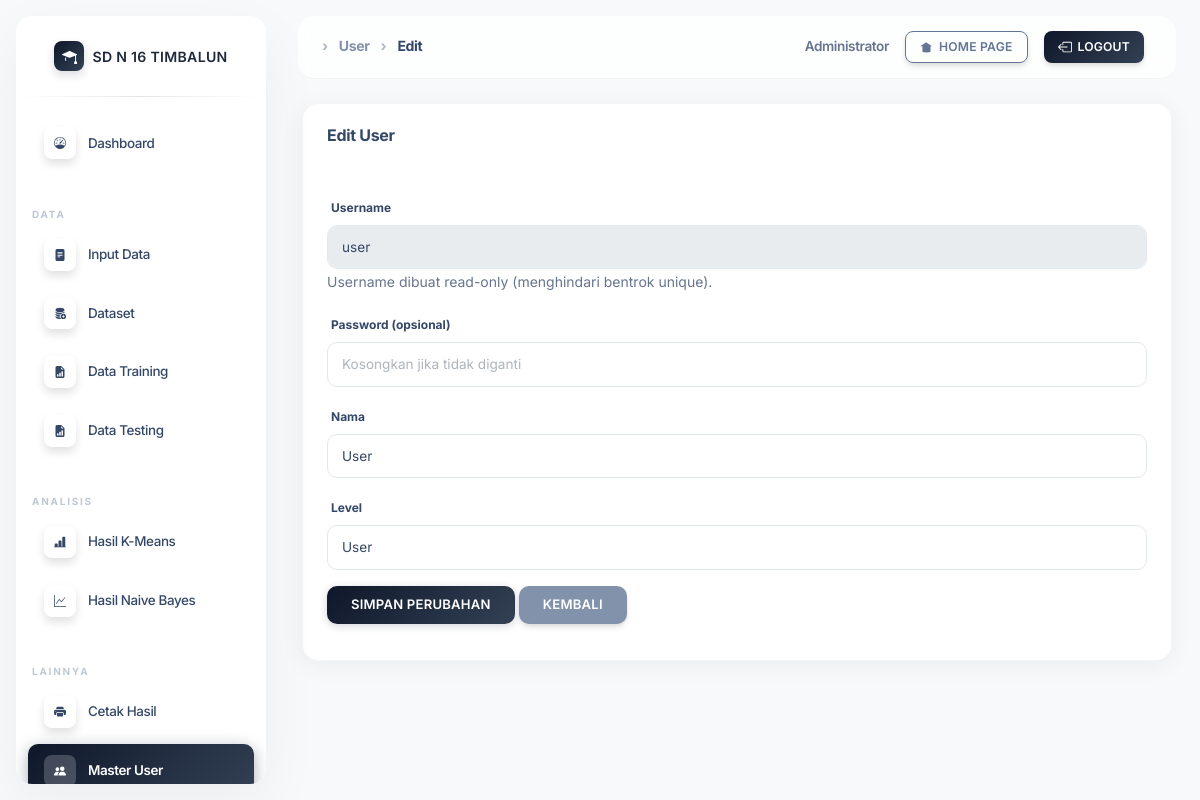
The page /portal/media.php?module=user&act=edit&id=8 (signed in) on the database its author committed.
### tables this page shows
CREATE TABLE IF NOT EXISTS `users` (
  `id` int(5) NOT NULL AUTO_INCREMENT,
  `username` varchar(100) NOT NULL,
  `password` text NOT NULL,
  `nama` varchar(100) NOT NULL,
  `level` enum('admin','user') NOT NULL DEFAULT 'user',
  PRIMARY KEY (`id`),
  UNIQUE KEY `uniq_username` (`username`)
);

### portal/module/user/edit.php (the view, shortened to what this page needs)
<?php
$id = (int)($_GET['id'] ?? 0);
$stmt = mysqli_prepare($conn, "SELECT id, username, nama, level FROM users WHERE id=? LIMIT 1");
mysqli_stmt_bind_param($stmt, "i", $id);
mysqli_stmt_execute($stmt);
$res  = mysqli_stmt_get_result($stmt);
$u    = mysqli_fetch_assoc($res);
?>
<div class="row">
  <div class="col-sm-12">
    <div class="card">
      <div class="card-header">
        <h5>Edit User</h5>
      </div>
      <div class="card-body">
        <form method="POST" action="<?php echo $aksi; ?>?module=<?php echo urlencode($_GET['module']); ?>&act=edit" autocomplete="off">
          <div class="row">
            <div class="col-md-12 mb-3">
              <label>Username</label>
              <input type="text" class="form-control" value="<?php echo htmlspecialchars($u['username']); ?>" readonly>
              <small class="text-muted">Username dibuat read-only (menghindari bentrok unique).</small>
            </div>
            <div class="col-md-12 mb-3">
              <label>Password (opsional)</label>
              <input type="password" name="password" class="form-control" minlength="6" placeholder="Kosongkan jika tidak diganti">
            </div>
            <div class="col-md-12 mb-3">
              <label>Nama</label>
              <input required type="text" name="nama" class="form-control" maxlength="100" value="<?php echo htmlspecialchars($u['nama']); ?>">
            </div>
            <div class="col-md-12 mb-3">
              <label>Level</label>
              <select name="level" class="form-control" required>
                <option value="user" <?php echo ($u['level'] === 'user') ? 'selected' : ''; ?>>User</option>
              </select>
            </div>
            <div class="col-md-12">
              <button type="submit" class="btn btn-primary">Simpan Perubahan</button>
              <a href="media.php?module=<?php echo urlencode($_GET['module']); ?>" class="btn btn-secondary">Kembali</a>
            </div>
          </div>
        </form>
      </div>
    </div>
  </div>
</div>

### portal/assets/css/style.css (style rules this page uses)
:root { --fadel-primary: #1e293b; --fadel-primary-light: #475569; --fadel-primary-dark: #0f172a; --fadel-accent: #64748b; --fadel-secondary: #627594; --fadel-success: #82d616; --fadel-warning: #fbcf33; --fadel-danger: #ea0606; --fadel-info: #17c1e8; --fadel-dark: #344767; --fadel-body-bg: #f0f2f5; --fadel-card-bg: #ffffff; --fadel-font: 'Inter', -apple-system, BlinkMacSystemFont, 'Segoe UI', sans-serif; --fadel-radius: 16px; --fadel-radius-sm: 10px; --fadel-shadow: 0 4px 24px rgba(0,0,0,0.06); --fadel-shadow-hover: 0 12px 36px rgba(0,0,0,0.12); --fadel-transition: all 0.3s cubic-bezier(0.25, 0.8, 0.25, 1); --gradient-primary: linear-gradient(135deg, #0f172a 0%, #334155 100%); --gradient-info: linear-gradient(135deg, #21d4fd 0%, #17c1e8 100%); --gradient-success: linear-gradient(135deg, #98ec2d 0%, #17ad37 100%); --gradient-warning: linear-gradient(135deg, #f5d100 0%, #f09819 100%); --gradient-danger: linear-gradient(135deg, #ff667c 0%, #ea0606 100%); --gradient-dark: linear-gradient(135deg, #627594 0%, #344767 100%); }
body { font-family: var(--fadel-font) !important; background: var(--fadel-body-bg); }
.navbar-main .breadcrumb-separator { opacity: 0.4; padding: 0 6px; }
.card { border: none !important; border-radius: var(--fadel-radius) !important; box-shadow: var(--fadel-shadow); transition: var(--fadel-transition); overflow: hidden; }
.btn { font-weight: 600; font-size: 0.82rem; border-radius: var(--fadel-radius-sm); transition: var(--fadel-transition); letter-spacing: 0.2px; }
.btn-primary { background: var(--gradient-primary) !important; border: none; }
.btn { display: inline-flex !important; align-items: center !important; justify-content: center !important; gap: 6px; font-family: var(--fadel-font) !important; white-space: nowrap; cursor: pointer; line-height: 1 !important; vertical-align: middle !important; height: 38px !important; }
.btn-primary { background: var(--gradient-primary) !important; border: none !important; color: #fff !important; box-shadow: 0 2px 8px rgba(15,23,42,0.18) !important; }
.card { border: 1px solid rgba(0,0,0,0.04) !important; }
.card .card-header { padding: 1.25rem 1.5rem !important; background: transparent !important; }
.card .card-body { padding: 1.25rem 1.5rem !important; }
.form-control, .form-select { font-family: var(--fadel-font) !important; font-size: 0.85rem !important; border: 1.5px solid #e2e8f0 !important; border-radius: 10px !important; padding: 10px 14px !important; transition: var(--fadel-transition) !important; color: var(--fadel-dark) !important; }
h1, h2, h3, h4, h5, h6 { font-family: var(--fadel-font) !important; color: var(--fadel-dark); letter-spacing: -0.3px; }
h5 { font-size: 1rem !important; font-weight: 700 !important; }
p, span, td, th, label, small, a { font-family: var(--fadel-font) !important; }

### rows shown on the page
users: username "user", nama "User", level "User"

### other values the page prints
$bread['text'] "User Edit"
$_SESSION['nama'] "Administrator"
